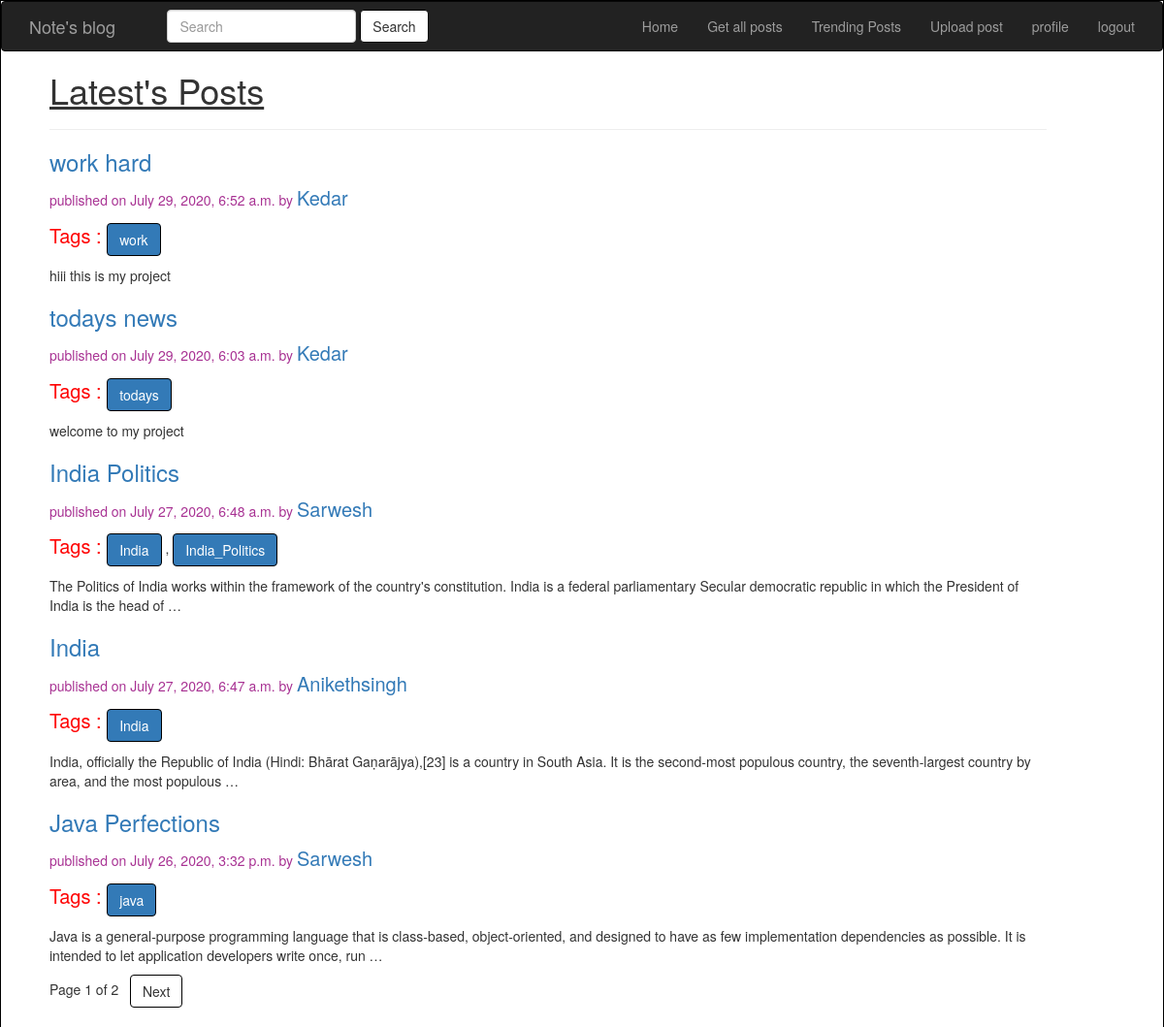
Screenshot of / (signed in) with the database file from the repository.
### testapp/models.py (models this page shows, shortened)
class Post(models.Model):
	STATUS_CHOICES=(('draft','Draft'),('published','Published'))
	title=models.CharField(max_length=256)
	slug=models.SlugField(max_length=264,unique_for_date='publish')
	author=models.ForeignKey(User,related_name='blog_posts',on_delete=models.CASCADE)
	body=models.TextField()
	publish=models.DateTimeField(default=timezone.now)
	created=models.DateTimeField(auto_now_add=True)
	updated=models.DateTimeField(auto_now=True)
	status=models.CharField(max_length=10,choices=STATUS_CHOICES,default='draft')
	objects=CustomManager()
	tags=TaggableManager()
	class Meta:
		ordering=('-publish',)
	def get_absolute_url(self):
		return reverse('post_detail',args=[self.publish.year,self.publish.strftime('%m'),self.publish.strftime('%d'),self.slug])

### testapp/views.py (the view)
# urls.py: url(r'^$', views.home_view),
@login_required
def home_view(request,tag_slug=None):
	post_list=Post.objects.all()
	tag=None
	if tag_slug:
		tag=get_object_or_404(Tag,slug=tag_slug)
		post_list=post_list.filter(tags__in=[tag])
	paginator=Paginator(post_list,5)
	page_number=request.GET.get('page')
	try:
		post_list=paginator.page(page_number)
	except PageNotAnInteger:
		post_list=paginator.page(1)
	except EmptyPage:
		post_list=paginator.page(paginator.num_pages)
	return render(request,'testapp/home.html',{'post_list':post_list,'tag':tag})

### testapp/models.py (called while the page is built)
	def get_queryset(self):
		return super().get_queryset().filter(status='published')

### templates/testapp/home.html (shortened to what this page needs)
<!DOCTYPE html>
{% extends 'testapp/base.html'%}
 {%block body_block%}
  {%block content%}
  <u><h1>Latest's Posts</h1></u><hr>
  {%for post in post_list%}
  <a href="{{post.get_absolute_url}}"><h3>{{post.title}}</h3></a>
  <p style="color:#a83293;">published on {{post.publish}} by <a href="{{post.id}}/get-users-post/"><span style="font-size:20px;">{{post.author|title}}</span></a></p>
  <p> <span style="color:red;font-size:20px;">Tags : </span>
  {%for tag in post.tags.all%}
  <a href="{%url 'post_list_by_tag_name' tag.slug %}" class="btn btn-primary btn-deafult">{{tag.name}}</a>
  {%if not forloop.last%},{%endif%}
  {%endfor%}
  </p>
  {{post.body|truncatewords:30|linebreaks}}
  {%endfor%}
  {%include 'testapp/pagination.html' with page=post_list%}
	 {%endblock%}
  {%endblock%}

### static/css/fz.css (style rules this page uses)
.btn { border:1px solid black; }
body { border-top:1px solid black; border-right:1px solid black; border-left:1px solid black; }

### rows the page displays
Post: title "work hard", publish "July 29, 2020, 6:52 a.m.", author "Kedar", body "hiii this is my project"
Tag: name "work"
Post: title "todays news", publish "July 29, 2020, 6:03 a.m.", author "Kedar", body "welcome to my project"
Tag: name "todays"
Post: title "India Politics", publish "July 27, 2020, 6:48 a.m.", author "Sarwesh", body "The Politics of India works within the framework of the country's constitution. India is a federal parliamentary Secular democratic republic in which the President of India is the head of …"
Tag: name "India"
Tag: name "India_Politics"
Post: title "India", publish "July 27, 2020, 6:47 a.m.", author "Anikethsingh", body "India, officially the Republic of India (Hindi: Bhārat Gaṇarājya),[23] is a country in South Asia. It is the second-most populous country, the seventh-largest country by area, and the most populous …"
Post: title "Java Perfections", publish "July 26, 2020, 3:32 p.m.", author "Sarwesh", body "Java is a general-purpose programming language that is class-based, object-oriented, and designed to have as few implementation dependencies as possible. It is intended to let application developers write once, run …"
Tag: name "java"

### other values shown
{{ page.number }} "1"
{{ page.paginator.num_pages }} "2"
